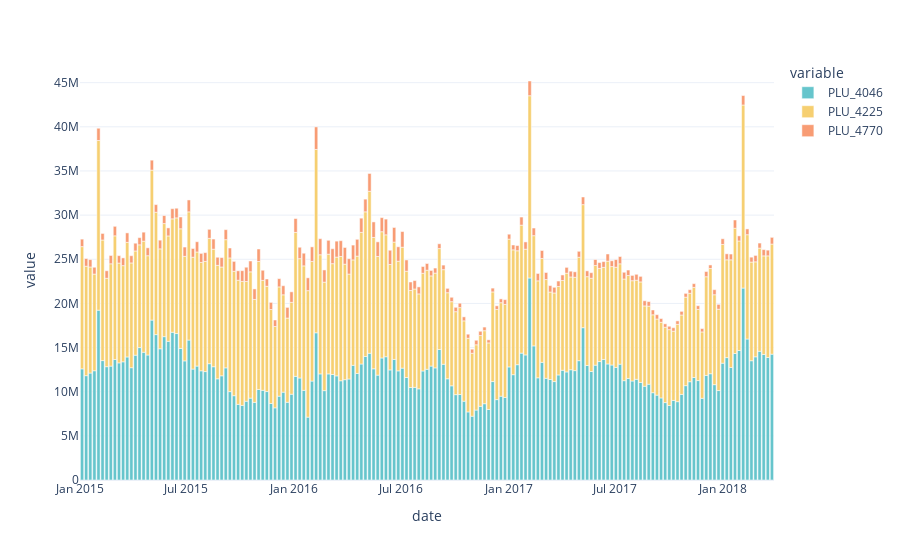

Source (notebook cell):
### Code cell
_df = df.loc[df.region=='TotalUS',['date','PLU_4046','PLU_4225','PLU_4770','type']].groupby('date').sum()

fig = px.bar(
        _df,
        y=['PLU_4046','PLU_4225','PLU_4770'],
        color_discrete_sequence=px.colors.qualitative.Pastel,
        #x='date',
        #color=_df.type
    )

fig.show()

### Figure 1 — Plotly figure (JSON) as saved in the notebook; plotly's stock layout.template omitted (floating-point values rounded to 4 significant figures; data arrays with more than 128 entries replaced by an {"elided": "..."} marker saying what was removed)
{"data": [{"alignmentgroup": "True", "hovertemplate": "variable=PLU_4046<br>date=%{x}<br>value=%{y}<extra></extra>", "legendgroup": "PLU_4046", "marker": {"color": "rgb(102, 197, 204)", "pattern": {"shape": ""}}, "name": "PLU_4046", "offsetgroup": "PLU_4046", "orientation": "v", "showlegend": true, "textposition": "auto", "type": "bar", "x": {"elided": "169 str values"}, "xaxis": "x", "y": {"elided": "169 float values"}, "yaxis": "y"}, {"alignmentgroup": "True", "hovertemplate": "variable=PLU_4225<br>date=%{x}<br>value=%{y}<extra></extra>", "legendgroup": "PLU_4225", "marker": {"color": "rgb(246, 207, 113)", "pattern": {"shape": ""}}, "name": "PLU_4225", "offsetgroup": "PLU_4225", "orientation": "v", "showlegend": true, "textposition": "auto", "type": "bar", "x": {"elided": "169 str values"}, "xaxis": "x", "y": {"elided": "169 float values"}, "yaxis": "y"}, {"alignmentgroup": "True", "hovertemplate": "variable=PLU_4770<br>date=%{x}<br>value=%{y}<extra></extra>", "legendgroup": "PLU_4770", "marker": {"color": "rgb(248, 156, 116)", "pattern": {"shape": ""}}, "name": "PLU_4770", "offsetgroup": "PLU_4770", "orientation": "v", "showlegend": true, "textposition": "auto", "type": "bar", "x": {"elided": "169 str values"}, "xaxis": "x", "y": {"elided": "169 float values"}, "yaxis": "y"}], "layout": {"barmode": "relative", "legend": {"title": {"text": "variable"}, "tracegroupgap": 0}, "margin": {"t": 60}, "xaxis": {"anchor": "y", "domain": [0, 1], "title": {"text": "date"}}, "yaxis": {"anchor": "x", "domain": [0, 1], "title": {"text": "value"}}}}
